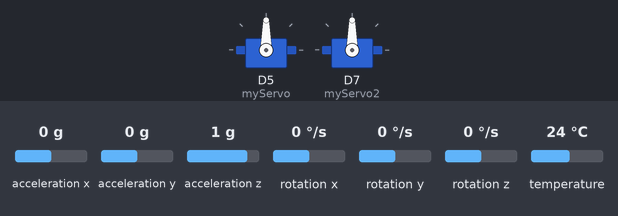
Recording of a sketch running on a simulated ESP8266 (NodeMCU). Shown: 2 × servo. The inputs (shaded band) are chosen by the test bench; at power-on: acceleration x 0 g, acceleration y 0 g, acceleration z 1 g, rotation x 0 °/s, rotation y 0 °/s, rotation z 0 °/s, temperature 24 °C. What the sketch prints to the serial monitor is not drawn.

Above: at 1.3 s.
1.4 s: acceleration x set to -1.4 g
At 2.6 s:
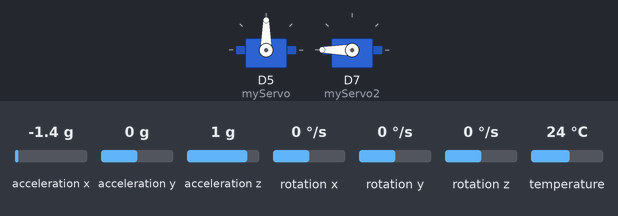
2.9 s: acceleration y set to -1.4 g
At 4.0 s:
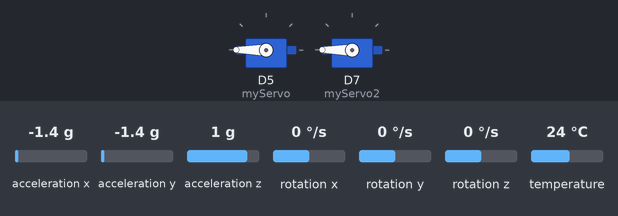
4.4 s: acceleration x set to -0.8 g
At 5.2 s:
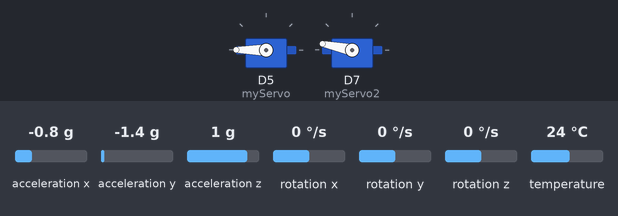
5.9 s: acceleration y set to -0.8 g
At 7.1 s:
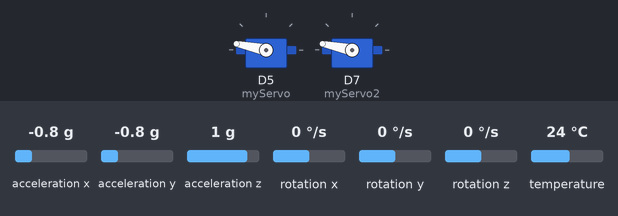
7.4 s: acceleration x set to 0 g
At 8.6 s:
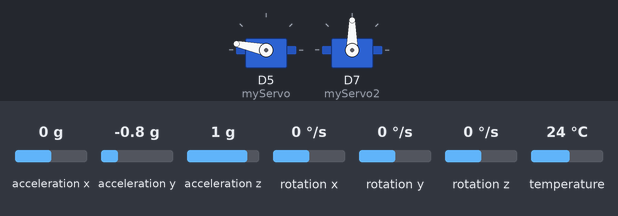
8.9 s: acceleration y set to 0.8 g
At 9.7 s:
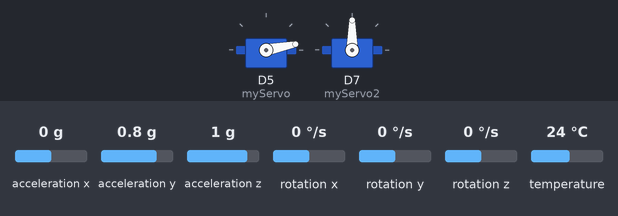
Timing chart, 0 to 11.4 s (numbered marks = the images above; inputs shaded):
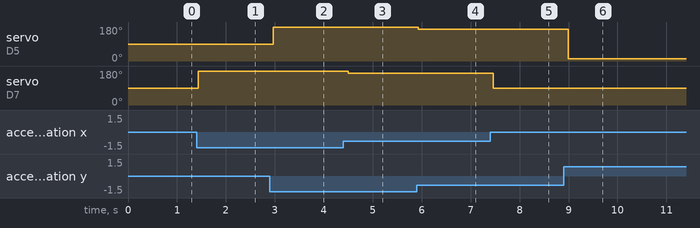

Measured:
- after the input at 1.4 s, servo on D7 (myServo2): 90° → 180° at once
- after the input at 2.9 s, servo on D5 (myServo): 90° → 180° after 0.06 s
- after the input at 4.4 s, servo on D7 (myServo2): 180° → 168° after 0.10 s
- after the input at 5.9 s, servo on D5 (myServo): 180° → 168° at once
- after the input at 7.4 s, servo on D7 (myServo2): 168° → 90° after 0.06 s
- after the input at 8.9 s, servo on D5 (myServo): 168° → 11° after 0.10 s

The sketch:

MPU6050_ESP8266.ino
```cpp
#include <Wire.h>
#include <Adafruit_MPU6050.h>
#include <Adafruit_Sensor.h>
#include <Servo.h>

// Create MPU6050 and Servo instances
Adafruit_MPU6050 mpu;
Servo myServo;
Servo myServo2;

void setup() {
  Serial.begin(9600);

  // Initialize MPU6050
  if (!mpu.begin()) {
    Serial.println("Failed to find MPU6050 chip");
    while (1) {
      delay(10);
    }
  }
  Serial.println("MPU6050 Found!");

  // Set up the MPU6050
  mpu.setAccelerometerRange(MPU6050_RANGE_2_G);
  mpu.setGyroRange(MPU6050_RANGE_250_DEG);
  mpu.setFilterBandwidth(MPU6050_BAND_21_HZ);

  // Initialize the Servo
  myServo.attach(D5); // GPIO14
  myServo.write(90); // Start at the middle position
  myServo2.attach(D7);
  myServo2.write(90);


  delay(100);
}

void loop() {
  // Get new sensor events with the readings
  sensors_event_t a, g, temp;
  mpu.getEvent(&a, &g, &temp);
  // // Print the acceleration values
  // Serial.print("Acceleration X: ");
  // Serial.print(a.acceleration.x);
  // Serial.print(" m/s^2, ");
  // Serial.print("Y: ");
  // Serial.print(a.acceleration.y);
  // Serial.print(" m/s^2, ");
  // Serial.print("Z: ");
  // Serial.print(a.acceleration.z);
  // Serial.println(" m/s^2");
  // Calculate the angle (you can adjust the formula as needed)
  float angle = a.acceleration.y * 10 + 90;
  // Constrain the angle to valid servo positions
  angle = constrain(angle, 0, 180);
  // Print the values (for debugging)
  //Serial.print("Angle: "); Serial.println(angle);
  // Write the angle to the servo
  myServo.write(180-angle);
  float angleX = a.acceleration.x * 10 + 90;
  // Constrain the angle to valid servo positions
  angleX = constrain(angleX, 0, 180);
  // Print the values (for debugging)
  //Serial.print("Angle: "); Serial.println(angle);
  // Write the angle to the servo
  myServo2.write(180-angleX);

  delay(100); // Adjust the delay as needed
}
```
